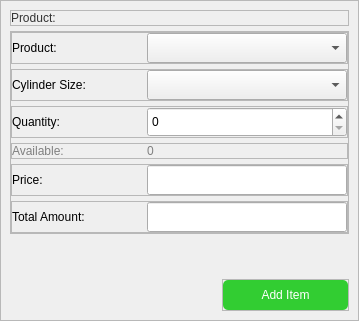
                 <widget class="QFrame" name="frame_32">
                  <property name="styleSheet">
                   <string notr="true">#frame_32{
background-color: #fff;
border-radius: 5px;
}</string>
                  </property>
                  <property name="frameShape">
                   <enum>QFrame::StyledPanel</enum>
                  </property>
                  <property name="frameShadow">
                   <enum>QFrame::Raised</enum>
                  </property>
                  <layout class="QVBoxLayout" name="verticalLayout_13">
                   <property name="spacing">
                    <number>5</number>
                   </property>
                   <property name="leftMargin">
                    <number>9</number>
                   </property>
                   <property name="topMargin">
                    <number>9</number>
                   </property>
                   <property name="rightMargin">
                    <number>9</number>
                   </property>
                   <property name="bottomMargin">
                    <number>9</number>
                   </property>
                   <item alignment="Qt::AlignTop">
                    <widget class="QFrame" name="frame_33">
                     <property name="frameShape">
                      <enum>QFrame::StyledPanel</enum>
                     </property>
                     <property name="frameShadow">
                      <enum>QFrame::Raised</enum>
                     </property>
                     <layout class="QHBoxLayout" name="horizontalLayout_22">
                      <property name="spacing">
                       <number>5</number>
                      </property>
                      <property name="leftMargin">
                       <number>0</number>
                      </property>
                      <property name="topMargin">
                       <number>0</number>
                      </property>
                      <property name="rightMargin">
                       <number>0</number>
                      </property>
                      <property name="bottomMargin">
                       <number>0</number>
                      </property>
                      <item>
                       <widget class="QLabel" name="label_21">
                        <property name="styleSheet">
                         <string notr="true">font: 63 12pt &quot;Noto Sans SemiBold&quot;;
color: #333333;</string>
                        </property>
                        <property name="text">
                         <string>Product:</string>
                        </property>
                       </widget>
                      </item>
                     </layout>
                    </widget>
                   </item>
                   <item>
                    <widget class="QFrame" name="frame_34">
                     <property name="frameShape">
                      <enum>QFrame::StyledPanel</enum>
                     </property>
                     <property name="frameShadow">
                      <enum>QFrame::Raised</enum>
                     </property>
                     <layout class="QVBoxLayout" name="verticalLayout_14">
                      <property name="spacing">
                       <number>5</number>
                      </property>
                      <property name="leftMargin">
                       <number>0</number>
                      </property>
                      <property name="topMargin">
                       <number>0</number>
                      </property>
                      <property name="rightMargin">
                       <number>0</number>
                      </property>
                      <property name="bottomMargin">
                       <number>0</number>
                      </property>
                      <item>
                       <widget class="QFrame" name="frame_5">
                        <property name="frameShape">
                         <enum>QFrame::StyledPanel</enum>
                        </property>
                        <property name="frameShadow">
                         <enum>QFrame::Raised</enum>
                        </property>
                        <layout class="QHBoxLayout" name="horizontalLayout_5">
                         <property name="spacing">
                          <number>5</number>
                         </property>
                         <property name="leftMargin">
                          <number>0</number>
                         </property>
                         <property name="topMargin">
                          <number>0</number>
                         </property>
                         <property name="rightMargin">
                          <number>0</number>
                         </property>
                         <property name="bottomMargin">
                          <number>0</number>
                         </property>
                         <item>
                          <widget class="QLabel" name="label_4">
                           <property name="minimumSize">
                            <size>
                             <width>130</width>
                             <height>0</height>
                            </size>
                           </property>
                           <property name="maximumSize">
                            <size>
                             <width>130</width>
                             <height>16777215</height>
                            </size>
                           </property>
                           <property name="styleSheet">
                            <string notr="true">font: 63 10pt &quot;Noto Sans SemiBold&quot;;</string>
                           </property>
                           <property name="text">
                            <string>Product:</string>
                           </property>
                          </widget>
                         </item>
                         <item>
                          <widget class="QComboBox" name="productName_comboBox">
                           <property name="minimumSize">
                            <size>
                             <width>200</width>
                             <height>30</height>
                            </size>
                           </property>
                           <property name="maximumSize">
                            <size>
                             <width>200</width>
                             <height>30</height>
                            </size>
                           </property>
                          </widget>
                         </item>
                        </layout>
                       </widget>
                      </item>
                      <item>
                       <widget class="QFrame" name="frame_6">
                        <property name="frameShape">
                         <enum>QFrame::StyledPanel</enum>
                        </property>
                        <property name="frameShadow">
                         <enum>QFrame::Raised</enum>
                        </property>
                        <layout class="QHBoxLayout" name="horizontalLayout_6">
                         <property name="spacing">
                          <number>5</number>
                         </property>
                         <property name="leftMargin">
                          <number>0</number>
                         </property>
                         <property name="topMargin">
                          <number>0</number>
                         </property>
                         <property name="rightMargin">
                          <number>0</number>
                         </property>
                         <property name="bottomMargin">
                          <number>0</number>
                         </property>
                         <item>
                          <widget class="QLabel" name="label_5">
                           <property name="minimumSize">
                            <size>
                             <width>130</width>
                             <height>0</height>
                            </size>
                           </property>
                           <property name="maximumSize">
                            <size>
                             <width>130</width>
                             <height>16777215</height>
                            </size>
                           </property>
                           <property name="styleSheet">
                            <string notr="true">font: 63 10pt &quot;Noto Sans SemiBold&quot;;</string>
                           </property>
                           <property name="text">
                            <string>Cylinder Size:</string>
                           </property>
                          </widget>
                         </item>
                         <item>
                          <widget class="QComboBox" name="cylindersize_box">
                           <property name="minimumSize">
                            <size>
                             <width>200</width>
                             <height>30</height>
                            </size>
                           </property>
                           <property name="maximumSize">
                            <size>
                             <width>200</width>
                             <height>30</height>
                            </size>
                           </property>
                          </widget>
                         </item>
                        </layout>
                       </widget>
                      </item>
                      <item>
                       <widget class="QFrame" name="frame_7">
                        <property name="frameShape">
                         <enum>QFrame::StyledPanel</enum>
                        </property>
                        <property name="frameShadow">
                         <enum>QFrame::Raised</enum>
                        </property>
                        <layout class="QHBoxLayout" name="horizontalLayout_7">
                         <property name="spacing">
                          <number>5</number>
                         </property>
                         <property name="leftMargin">
                          <number>0</number>
                         </property>
                         <property name="topMargin">
                          <number>0</number>
                         </property>
                         <property name="rightMargin">
                          <number>0</number>
                         </property>
                         <property name="bottomMargin">
                          <number>0</number>
                         </property>
                         <item>
                          <widget class="QLabel" name="label_6">
                           <property name="minimumSize">
                            <size>
                             <width>130</width>
                             <height>0</height>
                            </size>
                           </property>
                           <property name="maximumSize">
                            <size>
                             <width>130</width>
                             <height>16777215</height>
                            </size>
                           </property>
                           <property name="styleSheet">
                            <string notr="true">font: 63 10pt &quot;Noto Sans SemiBold&quot;;</string>
                           </property>
                           <property name="text">
                            <string>Quantity:</string>
                           </property>
                          </widget>
                         </item>
                         <item>
                          <widget class="QSpinBox" name="quantity_box">
                           <property name="minimumSize">
                            <size>
                             <width>200</width>
                             <height>30</height>
                            </size>
                           </property>
                           <property name="maximumSize">
                            <size>
                             <width>200</width>
                             <height>30</height>
                            </size>
                           </property>
                          </widget>
                         </item>
                        </layout>
                       </widget>
                      </item>
                      <item>
                       <widget class="QFrame" name="frame_35">
                        <property name="frameShape">
                         <enum>QFrame::StyledPanel</enum>
                        </property>
                        <property name="frameShadow">
                         <enum>QFrame::Raised</enum>
                        </property>
                        <layout class="QHBoxLayout" name="horizontalLayout_25">
                         <property name="spacing">
                          <number>5</number>
                         </property>
                         <property name="leftMargin">
                          <number>0</number>
                         </property>
                         <property name="topMargin">
                          <number>0</number>
                         </property>
                         <property name="rightMargin">
                          <number>0</number>
                         </property>
                         <property name="bottomMargin">
                          <number>0</number>
                         </property>
                         <item>
                          <widget class="QLabel" name="label_13">
                           <property name="minimumSize">
                            <size>
                             <width>130</width>
                             <height>0</height>
                            </size>
                           </property>
                           <property name="maximumSize">
                            <size>
                             <width>130</width>
                             <height>16777215</height>
                            </size>
                           </property>
                           <property name="styleSheet">
                            <string notr="true">font: 10pt &quot;Noto Sans&quot;;
color: #808080;</string>
                           </property>
                           <property name="text">
                            <string>Available:</string>
                           </property>
                          </widget>
                         </item>
                         <item>
                          <widget class="QLabel" name="product_quantity_available_label">
                           <property name="styleSheet">
                            <string notr="true">font: 10pt &quot;Noto Sans&quot;;
color: #808080;</string>
                           </property>
                           <property name="text">
                            <string>0</string>
                           </property>
                          </widget>
                         </item>
                        </layout>
                       </widget>
                      </item>
                      <item>
                       <widget class="QFrame" name="frame_13">
                        <property name="frameShape">
                         <enum>QFrame::StyledPanel</enum>
                        </property>
                        <property name="frameShadow">
                         <enum>QFrame::Raised</enum>
                        </property>
                        <layout class="QHBoxLayout" name="horizontalLayout_13">
                         <property name="spacing">
                          <number>5</number>
                         </property>
                         <property name="leftMargin">
                          <number>0</number>
                         </property>
                         <property name="topMargin">
                          <number>0</number>
                         </property>
                         <property name="rightMargin">
                          <number>0</number>
                         </property>
                         <property name="bottomMargin">
                          <number>0</number>
                         </property>
                         <item>
                          <widget class="QLabel" name="label_9">
                           <property name="minimumSize">
                            <size>
                             <width>130</width>
                             <height>0</height>
                            </size>
                           </property>
                           <property name="maximumSize">
                            <size>
                             <width>130</width>
                             <height>16777215</height>
                            </size>
                           </property>
                           <property name="styleSheet">
                            <string notr="true">font: 63 10pt &quot;Noto Sans SemiBold&quot;;</string>
                           </property>
                           <property name="text">
                            <string>Price:</string>
                           </property>
                          </widget>
                         </item>
                         <item>
                          <widget class="QLineEdit" name="price_input">
                           <property name="minimumSize">
                            <size>
                             <width>200</width>
                             <height>30</height>
                            </size>
                           </property>
                           <property name="maximumSize">
                            <size>
                             <width>200</width>
                             <height>30</height>
                            </size>
                           </property>
                          </widget>
                         </item>
                        </layout>
                       </widget>
                      </item>
                      <item>
                       <widget class="QFrame" name="frame_16">
                        <property name="frameShape">
                         <enum>QFrame::StyledPanel</enum>
                        </property>
                        <property name="frameShadow">
                         <enum>QFrame::Raised</enum>
                        </property>
                        <layout class="QHBoxLayout" name="horizontalLayout_14">
                         <property name="spacing">
                          <number>5</number>
                         </property>
                         <property name="leftMargin">
                          <number>0</number>
                         </property>
                         <property name="topMargin">
                          <number>0</number>
                         </property>
                         <property name="rightMargin">
                          <number>0</number>
                         </property>
                         <property name="bottomMargin">
                          <number>0</number>
                         </property>
                         <item>
                          <widget class="QLabel" name="label_11">
                           <property name="minimumSize">
                            <size>
                             <width>130</width>
                             <height>0</height>
                            </size>
                           </property>
                           <property name="maximumSize">
                            <size>
                             <width>130</width>
                             <height>16777215</height>
                            </size>
                           </property>
                           <property name="styleSheet">
                            <string notr="true">font: 63 10pt &quot;Noto Sans SemiBold&quot;;</string>
                           </property>
                           <property name="text">
                            <string>Total Amount:</string>
                           </property>
                          </widget>
                         </item>
                         <item>
                          <widget class="QLineEdit" name="amount_input">
                           <property name="minimumSize">
                            <size>
                             <width>200</width>
                             <height>30</height>
                            </size>
                           </property>
                           <property name="maximumSize">
                            <size>
                             <width>200</width>
                             <height>30</height>
                            </size>
                           </property>
                          </widget>
                         </item>
                        </layout>
                       </widget>
                      </item>
                     </layout>
                    </widget>
                   </item>
                   <item>
                    <spacer name="verticalSpacer_2">
                     <property name="orientation">
                      <enum>Qt::Vertical</enum>
                     </property>
                     <property name="sizeHint" stdset="0">
                      <size>
                       <width>20</width>
                       <height>40</height>
                      </size>
                     </property>
                    </spacer>
                   </item>
                   <item alignment="Qt::AlignRight">
                    <widget class="QFrame" name="frame_11">
                     <property name="frameShape">
                      <enum>QFrame::StyledPanel</enum>
                     </property>
                     <property name="frameShadow">
                      <enum>QFrame::Raised</enum>
                     </property>
                     <layout class="QHBoxLayout" name="horizontalLayout_24">
                      <property name="spacing">
                       <number>5</number>
                      </property>
                      <property name="leftMargin">
                       <number>0</number>
                      </property>
                      <property name="topMargin">
                       <number>0</number>
                      </property>
                      <property name="rightMargin">
                       <number>0</number>
                      </property>
                      <property name="bottomMargin">
                       <number>0</number>
                      </property>
                      <item>
                       <widget class="QPushButton" name="addItem_btn">
                        <property name="minimumSize">
                         <size>
                          <width>125</width>
                          <height>30</height>
                         </size>
                        </property>
                        <property name="maximumSize">
                         <size>
                          <width>125</width>
                          <height>30</height>
                         </size>
                        </property>
                        <property name="cursor">
                         <cursorShape>PointingHandCursor</cursorShape>
                        </property>
                        <property name="styleSheet">
                         <string notr="true">background-color: #32CD32;
font: 87 10pt &quot;Noto Sans Black&quot;;
color: #fff;
border: none;
border-radius: 5px;</string>
                        </property>
                        <property name="text">
                         <string>Add Item</string>
                        </property>
                       </widget>
                      </item>
                     </layout>
                    </widget>
                   </item>
                  </layout>
                 </widget>
